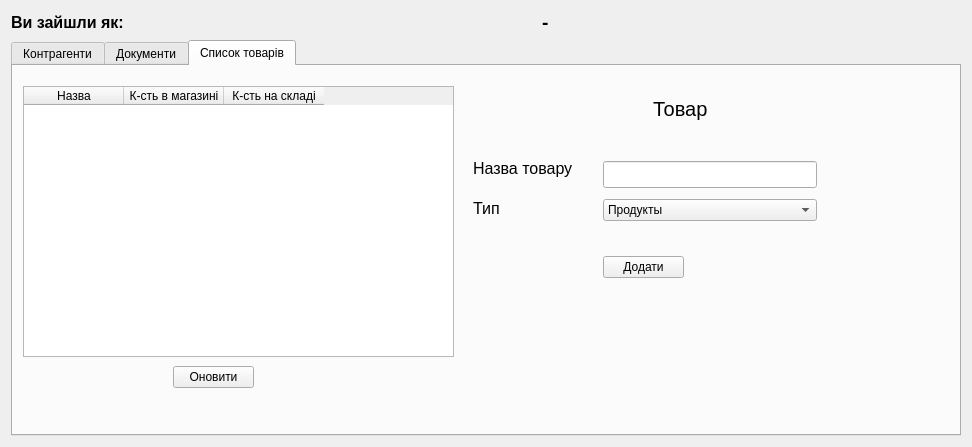
<?xml version="1.0" encoding="UTF-8"?>
<ui version="4.0">
 <class>MainForm</class>
 <widget class="QDialog" name="MainForm">
  <property name="geometry">
   <rect>
    <x>0</x>
    <y>0</y>
    <width>972</width>
    <height>447</height>
   </rect>
  </property>
  <property name="font">
   <font>
    <pointsize>9</pointsize>
    <weight>50</weight>
    <bold>false</bold>
   </font>
  </property>
  <property name="windowTitle">
   <string>Dialog</string>
  </property>
  <layout class="QVBoxLayout" name="verticalLayout_3">
   <item>
    <layout class="QGridLayout" name="gridLayout_7">
     <item row="2" column="1">
      <spacer name="horizontalSpacer_13">
       <property name="orientation">
        <enum>Qt::Horizontal</enum>
       </property>
       <property name="sizeHint" stdset="0">
        <size>
         <width>40</width>
         <height>20</height>
        </size>
       </property>
      </spacer>
     </item>
     <item row="2" column="3">
      <spacer name="horizontalSpacer_12">
       <property name="orientation">
        <enum>Qt::Horizontal</enum>
       </property>
       <property name="sizeHint" stdset="0">
        <size>
         <width>40</width>
         <height>20</height>
        </size>
       </property>
      </spacer>
     </item>
     <item row="2" column="2">
      <widget class="QLabel" name="label_2">
       <property name="font">
        <font>
         <pointsize>14</pointsize>
         <weight>75</weight>
         <bold>true</bold>
        </font>
       </property>
       <property name="text">
        <string>-</string>
       </property>
      </widget>
     </item>
     <item row="2" column="0">
      <widget class="QLabel" name="label">
       <property name="font">
        <font>
         <pointsize>12</pointsize>
         <weight>75</weight>
         <bold>true</bold>
        </font>
       </property>
       <property name="text">
        <string>Ви зайшли як:</string>
       </property>
      </widget>
     </item>
    </layout>
   </item>
   <item>
    <widget class="QTabWidget" name="tabWidget">
     <property name="enabled">
      <bool>true</bool>
     </property>
     <property name="currentIndex">
      <number>2</number>
     </property>
     <widget class="QWidget" name="tab">
      <attribute name="title">
       <string>Контрагенти</string>
      </attribute>
      <layout class="QVBoxLayout" name="verticalLayout">
       <item>
        <widget class="QTabWidget" name="tabWidget_2">
         <property name="currentIndex">
          <number>0</number>
         </property>
         <widget class="QWidget" name="tab_2">
          <attribute name="title">
           <string>Фізична особа</string>
          </attribute>
          <layout class="QVBoxLayout" name="verticalLayout_2">
           <item>
            <widget class="EnhancedTableWidget" name="tableWidget">
             <property name="enabled">
              <bool>true</bool>
             </property>
             <property name="layoutDirection">
              <enum>Qt::LeftToRight</enum>
             </property>
             <property name="styleSheet">
              <string notr="true"/>
             </property>
             <property name="sizeAdjustPolicy">
              <enum>QAbstractScrollArea::AdjustIgnored</enum>
             </property>
             <property name="editTriggers">
              <set>QAbstractItemView::NoEditTriggers</set>
             </property>
             <column>
              <property name="text">
               <string>Ім’я</string>
              </property>
             </column>
             <column>
              <property name="text">
               <string>Прізвище</string>
              </property>
             </column>
             <column>
              <property name="text">
               <string>Дата</string>
              </property>
             </column>
             <column>
              <property name="text">
               <string>Адреса</string>
              </property>
             </column>
             <column>
              <property name="text">
               <string>Телефон</string>
              </property>
             </column>
            </widget>
           </item>
          </layout>
         </widget>
         <widget class="QWidget" name="tab_4">
          <attribute name="title">
           <string>Юридична особа</string>
          </attribute>
          <layout class="QVBoxLayout" name="verticalLayout_4">
           <item>
            <widget class="EnhancedTableWidget" name="tableWidget_3">
             <property name="layoutDirection">
              <enum>Qt::LeftToRight</enum>
             </property>
             <property name="styleSheet">
              <string notr="true"/>
             </property>
             <property name="sizeAdjustPolicy">
              <enum>QAbstractScrollArea::AdjustIgnored</enum>
             </property>
             <property name="editTriggers">
              <set>QAbstractItemView::NoEditTriggers</set>
             </property>
             <column>
              <property name="text">
               <string>Назва</string>
              </property>
             </column>
             <column>
              <property name="text">
               <string>Ідент.код</string>
              </property>
             </column>
             <column>
              <property name="text">
               <string>Телефон</string>
              </property>
             </column>
             <column>
              <property name="text">
               <string>Адреса</string>
              </property>
             </column>
            </widget>
           </item>
          </layout>
         </widget>
        </widget>
       </item>
       <item>
        <layout class="QHBoxLayout" name="horizontalLayout">
         <item>
          <widget class="QPushButton" name="pushButton_2">
           <property name="text">
            <string>Оновити</string>
           </property>
          </widget>
         </item>
         <item>
          <spacer name="horizontalSpacer_3">
           <property name="orientation">
            <enum>Qt::Horizontal</enum>
           </property>
           <property name="sizeHint" stdset="0">
            <size>
             <width>40</width>
             <height>20</height>
            </size>
           </property>
          </spacer>
         </item>
         <item>
          <widget class="QPushButton" name="Button_buy">
           <property name="text">
            <string>Додати контрагента</string>
           </property>
           <property name="autoDefault">
            <bool>false</bool>
           </property>
          </widget>
         </item>
         <item>
          <spacer name="horizontalSpacer_2">
           <property name="orientation">
            <enum>Qt::Horizontal</enum>
           </property>
           <property name="sizeHint" stdset="0">
            <size>
             <width>40</width>
             <height>20</height>
            </size>
           </property>
          </spacer>
         </item>
         <item>
          <widget class="QPushButton" name="pushButton">
           <property name="text">
            <string>Створити звіт</string>
           </property>
          </widget>
         </item>
        </layout>
       </item>
      </layout>
     </widget>
     <widget class="QWidget" name="tab_3">
      <attribute name="title">
       <string>Документи</string>
      </attribute>
      <widget class="QWidget" name="layoutWidget">
       <property name="geometry">
        <rect>
         <x>9</x>
         <y>329</y>
         <width>791</width>
         <height>29</height>
        </rect>
       </property>
       <layout class="QGridLayout" name="gridLayout_6">
        <item row="2" column="2">
         <widget class="QPushButton" name="Button_add_CA_3">
          <property name="text">
           <string>На купівлю/продаж</string>
          </property>
         </widget>
        </item>
        <item row="2" column="3">
         <spacer name="horizontalSpacer_10">
          <property name="orientation">
           <enum>Qt::Horizontal</enum>
          </property>
          <property name="sizeHint" stdset="0">
           <size>
            <width>40</width>
            <height>20</height>
           </size>
          </property>
         </spacer>
        </item>
        <item row="2" column="0">
         <widget class="QPushButton" name="pushButton_13">
          <property name="text">
           <string>Оновити</string>
          </property>
         </widget>
        </item>
        <item row="2" column="1">
         <spacer name="horizontalSpacer_11">
          <property name="orientation">
           <enum>Qt::Horizontal</enum>
          </property>
          <property name="sizeHint" stdset="0">
           <size>
            <width>40</width>
            <height>20</height>
           </size>
          </property>
         </spacer>
        </item>
        <item row="2" column="4">
         <widget class="QPushButton" name="Button_add_CA_4">
          <property name="text">
           <string>На переміщення</string>
          </property>
         </widget>
        </item>
        <item row="2" column="5">
         <spacer name="horizontalSpacer_14">
          <property name="orientation">
           <enum>Qt::Horizontal</enum>
          </property>
          <property name="sizeHint" stdset="0">
           <size>
            <width>40</width>
            <height>20</height>
           </size>
          </property>
         </spacer>
        </item>
        <item row="2" column="6">
         <widget class="QPushButton" name="pushButton_4">
          <property name="text">
           <string>Фільтрувати</string>
          </property>
         </widget>
        </item>
       </layout>
      </widget>
      <widget class="QLabel" name="label_19">
       <property name="geometry">
        <rect>
         <x>740</x>
         <y>170</y>
         <width>21</width>
         <height>25</height>
        </rect>
       </property>
       <property name="font">
        <font>
         <pointsize>12</pointsize>
        </font>
       </property>
       <property name="text">
        <string>від</string>
       </property>
      </widget>
      <widget class="QLabel" name="label_15">
       <property name="geometry">
        <rect>
         <x>630</x>
         <y>180</y>
         <width>51</width>
         <height>25</height>
        </rect>
       </property>
       <property name="font">
        <font>
         <pointsize>12</pointsize>
        </font>
       </property>
       <property name="text">
        <string>Дата </string>
       </property>
      </widget>
      <widget class="QLabel" name="label_18">
       <property name="geometry">
        <rect>
         <x>740</x>
         <y>200</y>
         <width>21</width>
         <height>31</height>
        </rect>
       </property>
       <property name="font">
        <font>
         <pointsize>12</pointsize>
        </font>
       </property>
       <property name="text">
        <string>до</string>
       </property>
      </widget>
      <widget class="QLabel" name="label_widget_commodity_movement">
       <property name="geometry">
        <rect>
         <x>680</x>
         <y>80</y>
         <width>211</width>
         <height>25</height>
        </rect>
       </property>
       <property name="font">
        <font>
         <pointsize>15</pointsize>
        </font>
       </property>
       <property name="text">
        <string>Фільтрація</string>
       </property>
      </widget>
      <widget class="QLabel" name="label_21">
       <property name="geometry">
        <rect>
         <x>630</x>
         <y>130</y>
         <width>150</width>
         <height>25</height>
        </rect>
       </property>
       <property name="font">
        <font>
         <pointsize>12</pointsize>
        </font>
       </property>
       <property name="text">
        <string>Контрагент</string>
       </property>
      </widget>
      <widget class="QLabel" name="label_22">
       <property name="geometry">
        <rect>
         <x>630</x>
         <y>240</y>
         <width>131</width>
         <height>21</height>
        </rect>
       </property>
       <property name="font">
        <font>
         <pointsize>12</pointsize>
        </font>
       </property>
       <property name="text">
        <string>Документ</string>
       </property>
      </widget>
      <widget class="QLabel" name="label_23">
       <property name="geometry">
        <rect>
         <x>1410</x>
         <y>340</y>
         <width>150</width>
         <height>21</height>
        </rect>
       </property>
       <property name="font">
        <font>
         <pointsize>12</pointsize>
        </font>
       </property>
       <property name="text">
        <string>ID</string>
       </property>
      </widget>
      <widget class="QWidget" name="layoutWidget">
       <property name="geometry">
        <rect>
         <x>770</x>
         <y>120</y>
         <width>161</width>
         <height>152</height>
        </rect>
       </property>
       <layout class="QVBoxLayout" name="verticalLayout_5">
        <item>
         <widget class="QLineEdit" name="lineEdit_widget_ca_name">
          <property name="font">
           <font>
            <pointsize>12</pointsize>
           </font>
          </property>
         </widget>
        </item>
        <item>
         <widget class="QDateEdit" name="dateEdit">
          <property name="currentSection">
           <enum>QDateTimeEdit::YearSection</enum>
          </property>
          <property name="displayFormat">
           <string>yyyy-MM-dd</string>
          </property>
          <property name="calendarPopup">
           <bool>true</bool>
          </property>
          <property name="date">
           <date>
            <year>2017</year>
            <month>5</month>
            <day>6</day>
           </date>
          </property>
         </widget>
        </item>
        <item>
         <widget class="QDateEdit" name="dateEdit_2">
          <property name="currentSection">
           <enum>QDateTimeEdit::YearSection</enum>
          </property>
          <property name="displayFormat">
           <string>yyyy-MM-dd</string>
          </property>
          <property name="calendarPopup">
           <bool>true</bool>
          </property>
          <property name="date">
           <date>
            <year>2017</year>
            <month>5</month>
            <day>6</day>
           </date>
          </property>
         </widget>
        </item>
        <item>
         <widget class="QComboBox" name="comboBox_widget_doc_type">
          <item>
           <property name="text">
            <string>Покупка        </string>
           </property>
          </item>
          <item>
           <property name="text">
            <string>Продажа        </string>
           </property>
          </item>
          <item>
           <property name="text">
            <string>Касса-&gt;Склад   </string>
           </property>
          </item>
          <item>
           <property name="text">
            <string>Склад-&gt;Касса   </string>
           </property>
          </item>
         </widget>
        </item>
       </layout>
      </widget>
      <widget class="EnhancedTableWidget" name="tableWidget_4">
       <property name="geometry">
        <rect>
         <x>10</x>
         <y>10</y>
         <width>611</width>
         <height>151</height>
        </rect>
       </property>
       <property name="layoutDirection">
        <enum>Qt::LeftToRight</enum>
       </property>
       <property name="styleSheet">
        <string notr="true"/>
       </property>
       <property name="sizeAdjustPolicy">
        <enum>QAbstractScrollArea::AdjustIgnored</enum>
       </property>
       <property name="editTriggers">
        <set>QAbstractItemView::NoEditTriggers</set>
       </property>
       <column>
        <property name="text">
         <string>ID</string>
        </property>
       </column>
       <column>
        <property name="text">
         <string>Контр.агент</string>
        </property>
       </column>
       <column>
        <property name="text">
         <string>Тип документу</string>
        </property>
       </column>
       <column>
        <property name="text">
         <string>Дата</string>
        </property>
       </column>
       <column>
        <property name="text">
         <string>Знижка</string>
        </property>
       </column>
      </widget>
      <widget class="EnhancedTableWidget" name="tableWidget_5">
       <property name="geometry">
        <rect>
         <x>10</x>
         <y>170</y>
         <width>611</width>
         <height>151</height>
        </rect>
       </property>
       <property name="layoutDirection">
        <enum>Qt::LeftToRight</enum>
       </property>
       <property name="styleSheet">
        <string notr="true"/>
       </property>
       <property name="sizeAdjustPolicy">
        <enum>QAbstractScrollArea::AdjustIgnored</enum>
       </property>
       <property name="editTriggers">
        <set>QAbstractItemView::NoEditTriggers</set>
       </property>
       <column>
        <property name="text">
         <string>Назва</string>
        </property>
       </column>
       <column>
        <property name="text">
         <string>Ціна</string>
        </property>
       </column>
       <column>
        <property name="text">
         <string>К-сть</string>
        </property>
       </column>
      </widget>
      <widget class="QLabel" name="ErrorLabel_Order_2">
       <property name="enabled">
        <bool>false</bool>
       </property>
       <property name="geometry">
        <rect>
         <x>640</x>
         <y>10</y>
         <width>241</width>
         <height>61</height>
        </rect>
       </property>
       <property name="font">
        <font>
         <italic>true</italic>
        </font>
       </property>
       <property name="locale">
        <locale language="Ukrainian" country="Ukraine"/>
       </property>
       <property name="text">
        <string>&lt;html&gt;&lt;head/&gt;&lt;body&gt;&lt;p&gt;&lt;br/&gt;&lt;/p&gt;&lt;/body&gt;&lt;/html&gt;</string>
       </property>
       <property name="scaledContents">
        <bool>false</bool>
       </property>
       <property name="wordWrap">
        <bool>false</bool>
       </property>
      </widget>
     </widget>
     <widget class="QWidget" name="tab_9">
      <attribute name="title">
       <string>Список товарів</string>
      </attribute>
      <widget class="QLabel" name="label_black_star">
       <property name="geometry">
        <rect>
         <x>640</x>
         <y>30</y>
         <width>61</width>
         <height>25</height>
        </rect>
       </property>
       <property name="font">
        <font>
         <pointsize>15</pointsize>
        </font>
       </property>
       <property name="text">
        <string>Товар</string>
       </property>
      </widget>
      <widget class="QWidget" name="widget_delete" native="true">
       <property name="geometry">
        <rect>
         <x>450</x>
         <y>80</y>
         <width>381</width>
         <height>171</height>
        </rect>
       </property>
       <widget class="QLabel" name="label_10">
        <property name="geometry">
         <rect>
          <x>10</x>
          <y>10</y>
          <width>150</width>
          <height>25</height>
         </rect>
        </property>
        <property name="font">
         <font>
          <pointsize>12</pointsize>
         </font>
        </property>
        <property name="text">
         <string>Назва товару</string>
        </property>
       </widget>
       <widget class="QPushButton" name="pushButton_9">
        <property name="geometry">
         <rect>
          <x>140</x>
          <y>110</y>
          <width>81</width>
          <height>22</height>
         </rect>
        </property>
        <property name="text">
         <string>Додати</string>
        </property>
       </widget>
       <widget class="QLabel" name="label_11">
        <property name="geometry">
         <rect>
          <x>10</x>
          <y>50</y>
          <width>150</width>
          <height>25</height>
         </rect>
        </property>
        <property name="font">
         <font>
          <pointsize>12</pointsize>
         </font>
        </property>
        <property name="text">
         <string>Тип</string>
        </property>
       </widget>
       <widget class="QWidget" name="layoutWidget">
        <property name="geometry">
         <rect>
          <x>140</x>
          <y>10</y>
          <width>214</width>
          <height>71</height>
         </rect>
        </property>
        <layout class="QVBoxLayout" name="verticalLayout_6">
         <item>
          <widget class="QLineEdit" name="lineEdit_widget_delete_commodity_name">
           <property name="font">
            <font>
             <pointsize>12</pointsize>
            </font>
           </property>
          </widget>
         </item>
         <item>
          <widget class="QComboBox" name="comboBox_widget_">
           <item>
            <property name="text">
             <string>Продукты                                          </string>
            </property>
           </item>
           <item>
            <property name="text">
             <string>Фурнитура                                         </string>
            </property>
           </item>
          </widget>
         </item>
        </layout>
       </widget>
      </widget>
      <widget class="QPushButton" name="pushButton_11">
       <property name="geometry">
        <rect>
         <x>160</x>
         <y>300</y>
         <width>81</width>
         <height>22</height>
        </rect>
       </property>
       <property name="text">
        <string>Оновити</string>
       </property>
      </widget>
      <widget class="EnhancedTableWidget" name="tableWidget_6">
       <property name="geometry">
        <rect>
         <x>10</x>
         <y>20</y>
         <width>431</width>
         <height>271</height>
        </rect>
       </property>
       <property name="layoutDirection">
        <enum>Qt::LeftToRight</enum>
       </property>
       <property name="styleSheet">
        <string notr="true"/>
       </property>
       <property name="sizeAdjustPolicy">
        <enum>QAbstractScrollArea::AdjustIgnored</enum>
       </property>
       <property name="editTriggers">
        <set>QAbstractItemView::AnyKeyPressed|QAbstractItemView::EditKeyPressed</set>
       </property>
       <column>
        <property name="text">
         <string>Назва</string>
        </property>
       </column>
       <column>
        <property name="text">
         <string>К-сть в магазині</string>
        </property>
       </column>
       <column>
        <property name="text">
         <string>К-сть на складі</string>
        </property>
       </column>
      </widget>
      <widget class="QLabel" name="ErrorLabel_Order">
       <property name="enabled">
        <bool>false</bool>
       </property>
       <property name="geometry">
        <rect>
         <x>530</x>
         <y>270</y>
         <width>241</width>
         <height>81</height>
        </rect>
       </property>
       <property name="font">
        <font>
         <italic>true</italic>
        </font>
       </property>
       <property name="locale">
        <locale language="Ukrainian" country="Ukraine"/>
       </property>
       <property name="text">
        <string>&lt;html&gt;&lt;head/&gt;&lt;body&gt;&lt;p&gt;&lt;br/&gt;&lt;/p&gt;&lt;/body&gt;&lt;/html&gt;</string>
       </property>
       <property name="scaledContents">
        <bool>false</bool>
       </property>
       <property name="wordWrap">
        <bool>false</bool>
       </property>
      </widget>
     </widget>
    </widget>
   </item>
  </layout>
 </widget>
 <customwidgets>
  <customwidget>
   <class>EnhancedTableWidget</class>
   <extends>QTableWidget</extends>
   <header>enhancedtablewidget.h</header>
  </customwidget>
 </customwidgets>
 <resources/>
 <connections/>
</ui>
